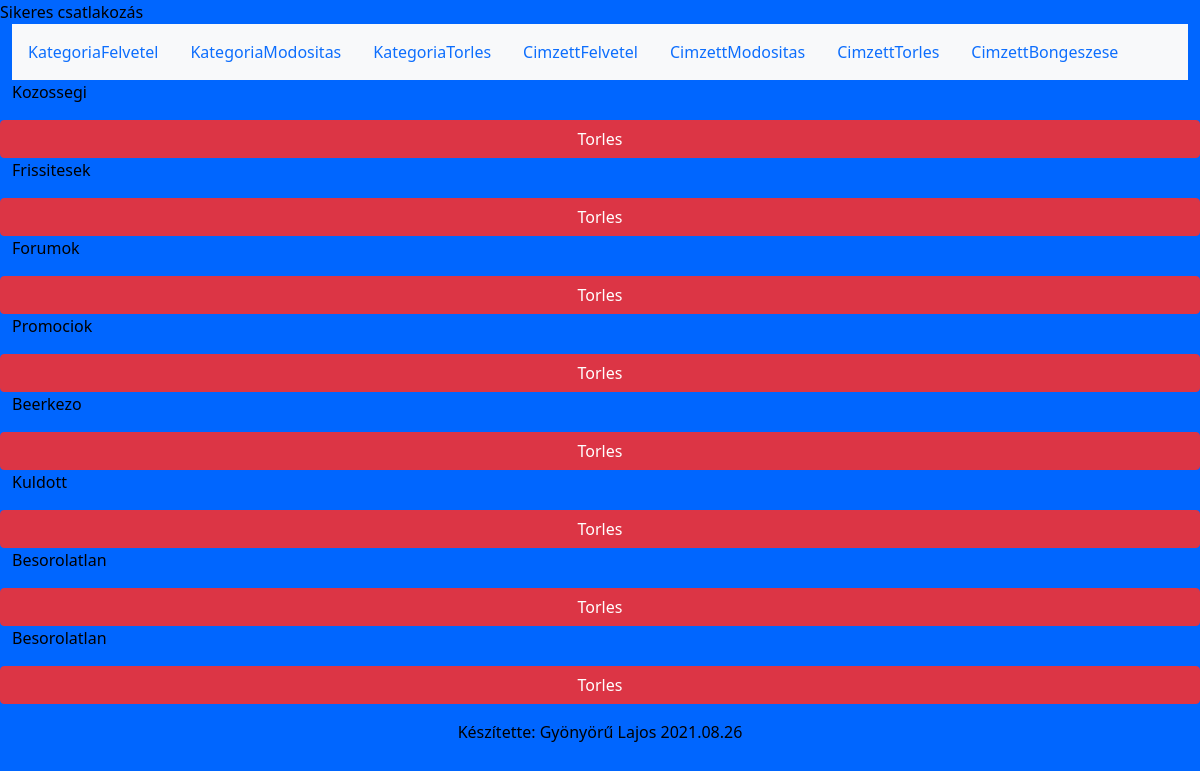
/index.php?menu=Torles1, run on the app's committed database.
### tables this page shows
CREATE TABLE IF NOT EXISTS `kategoriak` (
  `kategoriaID` int(11) NOT NULL AUTO_INCREMENT,
  `neve` varchar(250) NOT NULL,
  PRIMARY KEY (`kategoriaID`)
);

### KategoriaTorles.php (the view, shortened to what this page needs)
<!DOCTYPE html>
<form method="post">
    <div class="row">
        <?php
         $sql="SELECT `kategoriaID`,`neve` FROM `kategoriak` WHERE 1;";
         $result=$conn->query($sql);
         if($result->num_rows>0)
         {
             while($row=$result->fetch_assoc())
             {
                 echo '<p>'.$row["neve"].'</p>';
                 echo '<button class="btn btn-danger" type="submit" name="Torles" value="'.$row["kategoriaID"].'">Torles</button>';
             }
         }
        ?>
    </div>
</form>

### stilus.css (style rules this page uses)
body { background-color: #0066ff; color:black; }

### data on the page
kategoriak: neve "Kozossegi", $row["kategoriaID"] 6 (drawn)
kategoriak: neve "Frissitesek", $row["kategoriaID"] 7 (drawn)
kategoriak: neve "Forumok", $row["kategoriaID"] 8 (drawn)
kategoriak: neve "Promociok", $row["kategoriaID"] 9 (drawn)
kategoriak: neve "Beerkezo", $row["kategoriaID"] 10 (drawn)
kategoriak: neve "Kuldott", $row["kategoriaID"] 11 (drawn)
kategoriak: neve "Besorolatlan", $row["kategoriaID"] 12 (drawn)
kategoriak: neve "Besorolatlan", $row["kategoriaID"] 13 (drawn)
